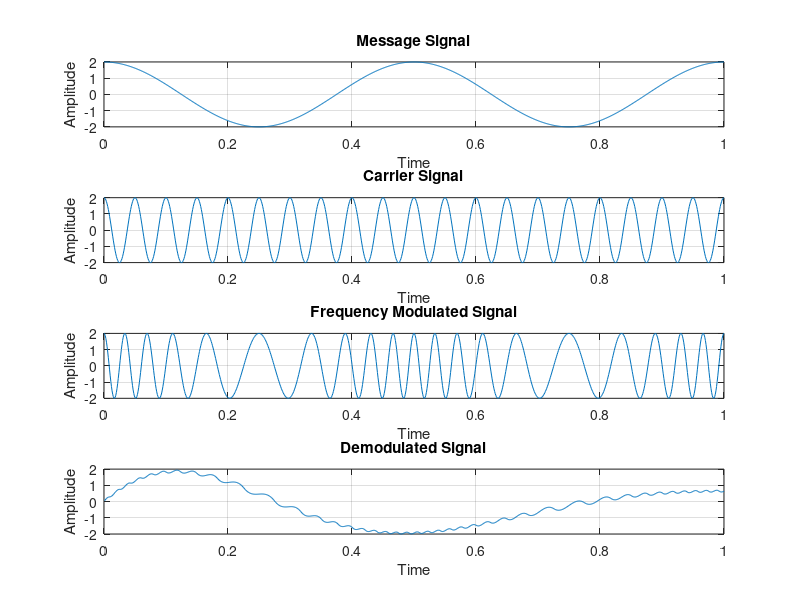

MATLAB code for this plot:
t = 0:0.001:1;

% Message signal values
am = 2;
fm = 2;

% Carrier signal values
ac = 2;
fc = 20;

% Message Signal
x = am*cos(2*pi*fm*t);
subplot(4,1,1)
plot(t,x);
title('Message Signal');
xlabel('Time');
ylabel('Amplitude');
grid on;

% Carrier Signal
y = ac*cos(2*pi*fc*t);
subplot(4,1,2);
plot(t,y);
title('Carrier Signal');
xlabel('Time');
ylabel('Amplitude');
grid on;

kf = 5; % Assuming 
B = kf * am / ac;

% Frequency Modulated Signal
j = ac*cos(2*pi*fc*t + B*sin(2*pi*fm*t)); 
subplot(4,1,3);
plot(t,j);
title('Frequency Modulated Signal');
xlabel('Time');
ylabel('Amplitude');
grid on;

l = abs(j);

fs = 100*fc;
order = 2; 
cutoff_freq = fm;

%[num,den] = butter(3,0.136);
[num, den] = butter(order, [(fm-1) (fm+1)] / (fs/2), 'bandpass');
%[num, den] = butter(order, [(fm-1) (fm+1)] / (fs/2), 'bandpass');
filtered_signal = filter(num, den, l);

demodulated_signal = diff(filtered_signal);

demodulated_signal = demodulated_signal / max(abs(demodulated_signal)) * am;

t_differentiated = t(2:end); 

subplot(4,1,4);
plot(t_differentiated, demodulated_signal);
title('Demodulated Signal');
xlabel('Time');
ylabel('Amplitude');
grid on;
